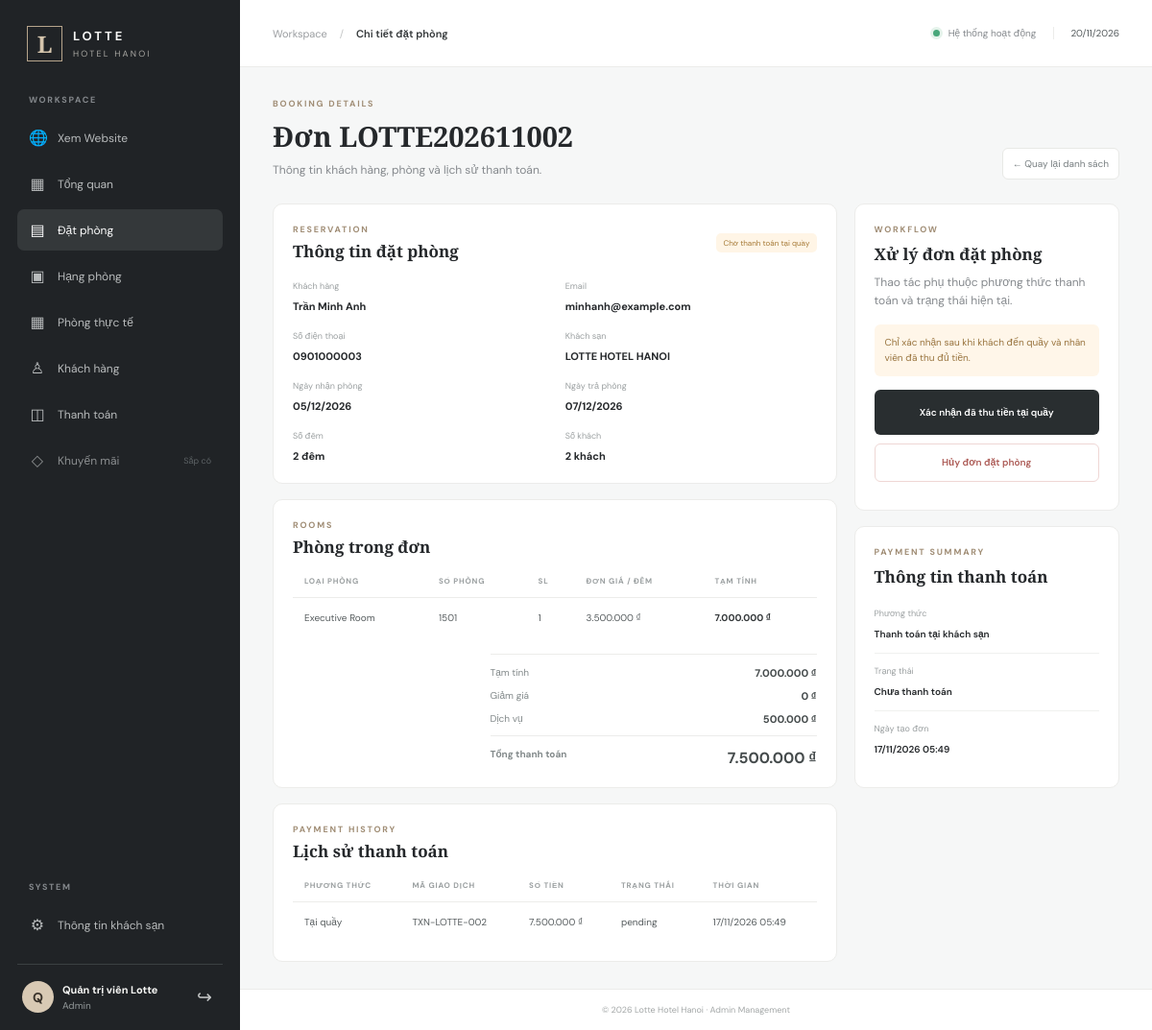
The page /admin/bookings/show?id=2 (signed in) on the database its author committed.
### tables this page shows
CREATE TABLE IF NOT EXISTS bookings (
 id BIGINT UNSIGNED AUTO_INCREMENT PRIMARY KEY,
 booking_code VARCHAR(30) NOT NULL UNIQUE,
 user_id BIGINT UNSIGNED NOT NULL,
 hotel_id BIGINT UNSIGNED NOT NULL,
 promotion_id BIGINT UNSIGNED DEFAULT NULL,
 guest_name VARCHAR(150) NOT NULL,
 guest_email VARCHAR(150) NOT NULL,
 guest_phone VARCHAR(20) NOT NULL,
 check_in DATE NOT NULL,
 check_out DATE NOT NULL,
 total_guests TINYINT UNSIGNED NOT NULL DEFAULT 1,
 number_of_nights INT UNSIGNED NOT NULL,
 subtotal DECIMAL(15,2) NOT NULL DEFAULT 0,
 discount_amount DECIMAL(15,2) DEFAULT 0,
 service_amount DECIMAL(15,2) DEFAULT 0,
 total_amount DECIMAL(15,2) NOT NULL DEFAULT 0,
 payment_method ENUM('online','pay_at_hotel') NOT NULL,
 booking_status ENUM('pending_payment','pending_hotel_payment','confirmed','checked_in','completed','cancelled') DEFAULT 'pending_payment',
 payment_status ENUM('unpaid','paid','failed','refunded') DEFAULT 'unpaid',
 special_request TEXT,
 cancellation_reason TEXT,
 confirmed_by BIGINT UNSIGNED DEFAULT NULL,
 confirmed_at DATETIME DEFAULT NULL,
 created_at TIMESTAMP DEFAULT CURRENT_TIMESTAMP,
 updated_at TIMESTAMP DEFAULT CURRENT_TIMESTAMP ON UPDATE CURRENT_TIMESTAMP,
 INDEX idx_booking_user (user_id),
 INDEX idx_booking_dates (check_in, check_out),
 INDEX idx_booking_status (booking_status),
 FOREIGN KEY (user_id) REFERENCES users(id) ON DELETE RESTRICT,
 FOREIGN KEY (hotel_id) REFERENCES hotels(id) ON DELETE RESTRICT,
 FOREIGN KEY (promotion_id) REFERENCES promotions(id) ON DELETE SET NULL,
 FOREIGN KEY (confirmed_by) REFERENCES users(id) ON DELETE SET NULL,
 CHECK (check_out > check_in)
);

CREATE TABLE IF NOT EXISTS hotels (
 id BIGINT UNSIGNED AUTO_INCREMENT PRIMARY KEY,
 name VARCHAR(200) NOT NULL,
 address VARCHAR(255) NOT NULL,
 city VARCHAR(100),
 country VARCHAR(100) DEFAULT 'Vietnam',
 description TEXT,
 phone VARCHAR(20),
 email VARCHAR(150),
 star_rating TINYINT DEFAULT 5,
 thumbnail VARCHAR(500),
 check_in_time TIME DEFAULT '14:00:00',
 check_out_time TIME DEFAULT '12:00:00',
 status ENUM('active','inactive') DEFAULT 'active',
 created_at TIMESTAMP DEFAULT CURRENT_TIMESTAMP
);

CREATE TABLE IF NOT EXISTS booking_rooms (
 id BIGINT UNSIGNED AUTO_INCREMENT PRIMARY KEY,
 booking_id BIGINT UNSIGNED NOT NULL,
 room_id BIGINT UNSIGNED NOT NULL,
 room_name_snapshot VARCHAR(150),
 room_number_snapshot VARCHAR(20),
 price_per_night DECIMAL(15,2) NOT NULL,
 quantity INT UNSIGNED DEFAULT 1,
 guests INT UNSIGNED DEFAULT 1,
 subtotal DECIMAL(15,2) NOT NULL,
 FOREIGN KEY (booking_id) REFERENCES bookings(id) ON DELETE CASCADE,
 FOREIGN KEY (room_id) REFERENCES rooms(id) ON DELETE RESTRICT
);

CREATE TABLE IF NOT EXISTS payments (
 id BIGINT UNSIGNED AUTO_INCREMENT PRIMARY KEY,
 booking_id BIGINT UNSIGNED NOT NULL,
 transaction_code VARCHAR(100) UNIQUE,
 payment_method ENUM('online','pay_at_hotel') NOT NULL,
 amount DECIMAL(15,2) NOT NULL,
 payment_status ENUM('pending','success','failed','refunded') DEFAULT 'pending',
 payment_gateway VARCHAR(100),
 paid_at DATETIME DEFAULT NULL,
 confirmed_by BIGINT UNSIGNED DEFAULT NULL,
 note TEXT,
 created_at TIMESTAMP DEFAULT CURRENT_TIMESTAMP,
 INDEX idx_payment_booking (booking_id),
 FOREIGN KEY (booking_id) REFERENCES bookings(id) ON DELETE RESTRICT,
 FOREIGN KEY (confirmed_by) REFERENCES users(id) ON DELETE SET NULL
);

### app/Core/Controller.php (called while the page is built, shortened)
<?php
abstract class Controller
{
    protected function view(string $view, array $data = [], string $layout = 'admin'): void
    {
        extract($data, EXTR_SKIP);
        $viewFile = BASE_PATH . '/app/Views/' . $view . '.php';
        require $viewFile;
    }
}

### app/Controllers/BookingController.php (called while the page is built, shortened)
<?php
final class BookingController extends Controller {
 public function show():void{Auth::requireAdmin();$id=max(0,(int)($_GET['id']??0));$b=(new Booking())->find($id);if(!$b){http_response_code(404);$this->view('errors/404',['title'=>'Không tìm thấy đơn']);return;}$this->view('admin/bookings/show',['title'=>'Chi tiết đặt phòng','activeMenu'=>'bookings','booking'=>$b]);}
}

### app/Core/Router.php (called while the page is built, shortened)
<?php
final class Router
{
    private array $routes = [];
    public function get(string $path, array $handler): void
    {
        $this->routes['GET'][$this->normalize($path)] = $handler;
    }
    public function post(string $path, array $handler): void
    {
        $this->routes['POST'][$this->normalize($path)] = $handler;
    }
    private function normalize(string $path): string
    {
        $path = '/' . trim($path, '/');
        return $path === '//' ? '/' : $path;
    }
    public function dispatch(string $method, string $uri): void
    {
        $path = parse_url($uri, PHP_URL_PATH) ?: '/';
        $path = $this->normalize($path);
        $handler = $this->routes[$method][$path] ?? null;
        [$controllerClass, $action] = $handler;
        (new $controllerClass())->$action();
    }
}

### public/index.php (called while the page is built, shortened)
<?php
require BASE_PATH . '/app/Core/Database.php';
require BASE_PATH . '/app/Core/Controller.php';
require BASE_PATH . '/app/Core/Model.php';
require BASE_PATH . '/app/Core/Router.php';
require BASE_PATH . '/app/Models/Booking.php';
require BASE_PATH . '/app/Controllers/BookingController.php';
$router = new Router();
$router->dispatch($_SERVER['REQUEST_METHOD'], $_SERVER['REQUEST_URI']);

### app/Core/Model.php (called while the page is built, shortened)
<?php
abstract class Model
{
    public function __construct()
    {
        $this->db = Database::connection();
    }
}

### config/database.php (called while the page is built)
<?php
return [
    'host' => '127.0.0.1',
    'port' => '3306',
    'database' => 'lotte_hotel_booking',
    'username' => 'root',
    'password' => '',
];

### app/Core/Database.php (called while the page is built, shortened)
<?php
final class Database
{
    private static ?PDO $connection = null;
    public static function connection(): PDO
    {
        if (self::$connection === null) {
            $config = require BASE_PATH . '/config/database.php';
            $dsn = sprintf(
                'mysql:host=%s;port=%s;dbname=%s;charset=utf8mb4',
                $config['host'], $config['port'], $config['database']
            );
            self::$connection = new PDO($dsn, $config['username'], $config['password'], [
                PDO::ATTR_ERRMODE => PDO::ERRMODE_EXCEPTION,
                PDO::ATTR_DEFAULT_FETCH_MODE => PDO::FETCH_ASSOC,
                PDO::ATTR_EMULATE_PREPARES => false,
            ]);
        }
        return self::$connection;
    }
}

### app/Models/Booking.php (called while the page is built, shortened)
<?php
final class Booking extends Model
{
    public function find(int $id): ?array
    {
        $st = $this->db->prepare(
            "SELECT b.*,h.name hotel_name,h.address hotel_address,h.phone hotel_phone,h.email hotel_email,
                    EXISTS(SELECT 1 FROM payments p WHERE p.booking_id=b.id AND p.payment_status='success') has_success_payment,
                    u.full_name confirmer_name, prm.name promotion_name, prm.code promotion_code
             FROM bookings b
             LEFT JOIN hotels h ON h.id=b.hotel_id
             LEFT JOIN users u ON u.id=b.confirmed_by
             LEFT JOIN promotions prm ON prm.id=b.promotion_id
             WHERE b.id=:id"
        );
        $st->execute(['id' => $id]);
        $b = $st->fetch();
        $st = $this->db->prepare(
            'SELECT br.*,r.room_number,rt.name room_type_name,rt.thumbnail room_thumbnail,rt.bed_type,rt.area
             FROM booking_rooms br
             LEFT JOIN rooms r ON r.id=br.room_id
             LEFT JOIN room_types rt ON rt.id=r.room_type_id
             WHERE br.booking_id=:id'
        );
        $st->execute(['id' => $id]);
        $b['rooms'] = $st->fetchAll();
        $st = $this->db->prepare(
            'SELECT bs.*,s.name service_name,s.image service_image
             FROM booking_services bs
             INNER JOIN services s ON s.id=bs.service_id
             WHERE bs.booking_id=:id'
        );
        $st->execute(['id' => $id]);
        $b['services'] = $st->fetchAll();
        $st = $this->db->prepare(
            'SELECT p.*,u.full_name confirmer_name
             FROM payments p
             LEFT JOIN users u ON u.id=p.confirmed_by
             WHERE p.booking_id=:id
             ORDER BY p.id DESC'
        );
        $st->execute(['id' => $id]);
        $b['payments'] = $st->fetchAll();
        return $b;
    }
}

### app/Views/admin/bookings/show.php (the view, shortened to what this page needs)
<?php $labels=['pending_payment'=>'Chờ thanh toán online','pending_hotel_payment'=>'Chờ thanh toán tại quầy','confirmed'=>'Đã xác nhận','checked_in'=>'Đã nhận phòng','completed'=>'Hoàn tất','cancelled'=>'Đã hủy'];$paid=$booking['payment_status']==='paid'||(int)$booking['has_success_payment']===1; ?>
<div class="page-heading"><div><span class="eyebrow">BOOKING DETAILS</span><h1>Đơn <?= htmlspecialchars($booking['booking_code'],ENT_QUOTES,'UTF-8') ?></h1><p class="muted">Thông tin khách hàng, phòng và lịch sử thanh toán.</p></div><a class="btn-reset" href="<?= BASE_URL ?>/admin/bookings">← Quay lại danh sách</a></div>
<div class="booking-detail-grid"><div class="booking-detail-main">
<section class="panel detail-panel"><div class="panel-heading"><div><span class="eyebrow">RESERVATION</span><h2>Thông tin đặt phòng</h2></div><span class="status status-<?= htmlspecialchars($booking['booking_status'],ENT_QUOTES,'UTF-8') ?>"><?= $labels[$booking['booking_status']]??$booking['booking_status'] ?></span></div><div class="detail-grid">
<?php foreach(['guest_name'=>'Khách hàng','guest_email'=>'Email','guest_phone'=>'Số điện thoại','hotel_name'=>'Khách sạn'] as $k=>$v): ?><div><small><?= $v ?></small><strong><?= htmlspecialchars((string)($booking[$k]??'—'),ENT_QUOTES,'UTF-8') ?></strong></div><?php endforeach; ?>
<div><small>Ngày nhận phòng</small><strong><?= date('d/m/Y',strtotime($booking['check_in'])) ?></strong></div><div><small>Ngày trả phòng</small><strong><?= date('d/m/Y',strtotime($booking['check_out'])) ?></strong></div><div><small>Số đêm</small><strong><?= (int)$booking['number_of_nights'] ?> đêm</strong></div><div><small>Số khách</small><strong><?= (int)$booking['total_guests'] ?> khách</strong></div></div><?php if($booking['special_request']): ?><p class="request-note"><?= nl2br(htmlspecialchars($booking['special_request'],ENT_QUOTES,'UTF-8')) ?></p><?php endif; ?></section>
<section class="panel detail-panel"><div class="panel-heading"><div><span class="eyebrow">ROOMS</span><h2>Phòng trong đơn</h2></div></div><?php if(!$booking['rooms']): ?><p class="muted">Chưa có dữ liệu phòng chi tiết.</p><?php else: ?><div class="table-wrap"><table><thead><tr><th>LOẠI PHÒNG</th><th>SỐ PHÒNG</th><th>SL</th><th>ĐƠN GIÁ / ĐÊM</th><th>TẠM TÍNH</th></tr></thead><tbody><?php foreach($booking['rooms'] as $r): ?><tr><td><?= htmlspecialchars($r['room_name_snapshot']?:($r['room_type_name']??'Phòng'),ENT_QUOTES,'UTF-8') ?></td><td><?= htmlspecialchars($r['room_number_snapshot']?:($r['room_number']??'—'),ENT_QUOTES,'UTF-8') ?></td><td><?= (int)$r['quantity'] ?></td><td><?= number_format((float)$r['price_per_night'],0,',','.') ?> ₫</td><td class="amount"><?= number_format((float)$r['subtotal'],0,',','.') ?> ₫</td></tr><?php endforeach; ?></tbody></table></div><?php endif; ?><div class="money-summary"><?php foreach(['subtotal'=>'Tạm tính','discount_amount'=>'Giảm giá','service_amount'=>'Dịch vụ','total_amount'=>'Tổng thanh toán'] as $k=>$v): ?><div class="<?= $k==='total_amount'?'grand-total':'' ?>"><span><?= $v ?></span><strong><?= number_format((float)$booking[$k],0,',','.') ?> ₫</strong></div><?php endforeach; ?></div></section>
<section class="panel detail-panel"><div class="panel-heading"><div><span class="eyebrow">PAYMENT HISTORY</span><h2>Lịch sử thanh toán</h2></div></div><?php if(!$booking['payments']): ?><p class="muted">Chưa có giao dịch thanh toán được ghi nhận.</p><?php else: ?><div class="table-wrap"><table><thead><tr><th>PHƯƠNG THỨC</th><th>MÃ GIAO DỊCH</th><th>SỐ TIỀN</th><th>TRẠNG THÁI</th><th>THỜI GIAN</th></tr></thead><tbody><?php foreach($booking['payments'] as $p): ?><tr><td><?= $p['payment_method']==='online'?'Online':'Tại quầy' ?></td><td><?= htmlspecialchars($p['transaction_code']?:'—',ENT_QUOTES,'UTF-8') ?></td><td><?= number_format((float)$p['amount'],0,',','.') ?> ₫</td><td><?= htmlspecialchars($p['payment_status'],ENT_QUOTES,'UTF-8') ?></td><td><?= $p['paid_at']?date('d/m/Y H:i',strtotime($p['paid_at'])):date('d/m/Y H:i',strtotime($p['created_at'])) ?></td></tr><?php endforeach; ?></tbody></table></div><?php endif; ?></section>
</div><aside class="booking-detail-side"><section class="panel workflow-panel"><span class="eyebrow">WORKFLOW</span><h2>Xử lý đơn đặt phòng</h2><p class="muted">Thao tác phụ thuộc phương thức thanh toán và trạng thái hiện tại.</p>
<?php if($booking['booking_status']==='pending_payment'&&$booking['payment_method']==='online'): ?><?php if($paid): ?><div class="workflow-hint hint-good">Thanh toán online đã thành công. Có thể xác nhận đơn.</div><?php else: ?><div class="workflow-hint hint-warn">Chưa ghi nhận thanh toán online thành công. Chưa thể xác nhận.</div><?php endif; ?><?php if($paid): ?><form method="post" action="<?= BASE_URL ?>/admin/bookings/update" onsubmit="return confirm('Xác nhận đơn đã thanh toán online?')"><input type="hidden" name="_csrf" value="<?= htmlspecialchars(Csrf::token(),ENT_QUOTES,'UTF-8') ?>"><input type="hidden" name="booking_id" value="<?= (int)$booking['id'] ?>"><input type="hidden" name="action" value="confirm_online"><button class="btn-primary workflow-button">Xác nhận đặt phòng</button></form><?php endif; ?>
<?php elseif($booking['booking_status']==='pending_hotel_payment'&&$booking['payment_method']==='pay_at_hotel'): ?><div class="workflow-hint hint-warn">Chỉ xác nhận sau khi khách đến quầy và nhân viên đã thu đủ tiền.</div><form method="post" action="<?= BASE_URL ?>/admin/bookings/update" onsubmit="return confirm('Xác nhận khách đã đến quầy và thanh toán đủ?')"><button class="btn-primary workflow-button">Xác nhận đã thu tiền tại quầy</button></form>
<?php else: ?><div class="workflow-hint">Đơn đã kết thúc hoặc không có thao tác tiếp theo.</div><?php endif; ?>
<?php if(in_array($booking['booking_status'],['pending_payment','pending_hotel_payment','confirmed'],true)): ?><form method="post" action="<?= BASE_URL ?>/admin/bookings/update" onsubmit="return confirm('Bạn chắc chắn muốn hủy đơn?')"><button class="btn-danger workflow-button">Hủy đơn đặt phòng</button></form><?php endif; ?></section>
<section class="panel payment-summary-panel"><span class="eyebrow">PAYMENT SUMMARY</span><h2>Thông tin thanh toán</h2><div class="side-info"><small>Phương thức</small><strong><?= $booking['payment_method']==='online'?'Thanh toán online':'Thanh toán tại khách sạn' ?></strong></div><div class="side-info"><small>Trạng thái</small><strong><?= $paid?'Đã thanh toán':'Chưa thanh toán' ?></strong></div><div class="side-info"><small>Ngày tạo đơn</small><strong><?= date('d/m/Y H:i',strtotime($booking['created_at'])) ?></strong></div><?php if($booking['confirmer_name']): ?><div class="side-info"><small>Người xác nhận</small><strong><?= htmlspecialchars($booking['confirmer_name'],ENT_QUOTES,'UTF-8') ?></strong></div><?php endif; ?></section></aside></div>

### rows shown on the page
bookings: booking_code "LOTTE202611002", booking_status "Chờ thanh toán tại quầy", guest_name "Trần Minh Anh", guest_email "minhanh@example.com", guest_phone "0901000003", hotel.name "LOTTE HOTEL HANOI", check_in "05/12/2026", check_out "07/12/2026", number_of_nights "2", total_guests "2", subtotal "7.000.000", discount_amount "0", service_amount "500.000", total_amount "7.500.000", created_at "17/11/2026 05:49"
booking_rooms: room_name_snapshot "Executive Room", room_number_snapshot "1501", quantity "1", price_per_night "3.500.000", subtotal "7.000.000"
payments: payment_method "Tại quầy", transaction_code "TXN-LOTTE-002", amount "7.500.000", payment_status "pending", created_at "17/11/2026 05:49"

### other values the page prints
mb_strtoupper(mb_substr(Auth::user()['full_name'] ?? 'A', 0, 1)) "Q"
Auth::user()['full_name'] "Quản trị viên Lotte"
Auth::user()['role'] "Admin"
$title "Chi tiết đặt phòng"
$v "Khách hàng"
$v "Email"
$v "Số điện thoại"
$v "Khách sạn"
$v "Tạm tính"
$v "Giảm giá"
$v "Dịch vụ"
$v "Tổng thanh toán"
